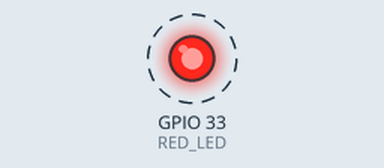
Simulated run of this sketch. Board: ESP32. Parts: output pins drawn as LEDs (lit = HIGH). Dashed ring = blinking. Storage starts empty; the camera gives no picture; what the sketch prints to the serial monitor is not drawn.

Above: at 1.8 s.
Timing chart, 0 to 4.3 s (numbered marks = the images above):
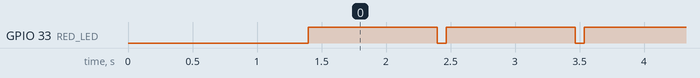

Measured:
- by itself, GPIO 33 (RED_LED): alternates HIGH for 1.0 s and LOW for 0.07 s

The sketch:

esp32-controller.ino
```cpp
#include "esp_camera.h"
#include <WiFi.h>
#include "FS.h"
#include "SD_MMC.h"
#include "soc/soc.h"
#include "soc/rtc_cntl_reg.h"
#include "driver/rtc_io.h"

#define PWDN_GPIO_NUM  32
#define RESET_GPIO_NUM -1
#define XCLK_GPIO_NUM  0
#define SIOD_GPIO_NUM  26
#define SIOC_GPIO_NUM  27
#define FLASH_GPIO_NUM 4
#define RED_LED        33

#define Y9_GPIO_NUM    35
#define Y8_GPIO_NUM    34
#define Y7_GPIO_NUM    39
#define Y6_GPIO_NUM    36
#define Y5_GPIO_NUM    21
#define Y4_GPIO_NUM    19
#define Y3_GPIO_NUM    18
#define Y2_GPIO_NUM    5
#define VSYNC_GPIO_NUM 25
#define HREF_GPIO_NUM  23
#define PCLK_GPIO_NUM  22

unsigned long fotoCount = 0;
String sessionFolder;

void setup() {
  WRITE_PERI_REG(RTC_CNTL_BROWN_OUT_REG, 0);
  Serial.begin(115200);
  delay(1000);

  pinMode(RED_LED, OUTPUT);
  digitalWrite(RED_LED, LOW);

  camera_config_t config = {};
  config.ledc_channel = LEDC_CHANNEL_0;
  config.ledc_timer   = LEDC_TIMER_0;
  config.pin_d0       = Y2_GPIO_NUM;
  config.pin_d1       = Y3_GPIO_NUM;
  config.pin_d2       = Y4_GPIO_NUM;
  config.pin_d3       = Y5_GPIO_NUM;
  config.pin_d4       = Y6_GPIO_NUM;
  config.pin_d5       = Y7_GPIO_NUM;
  config.pin_d6       = Y8_GPIO_NUM;
  config.pin_d7       = Y9_GPIO_NUM;
  config.pin_xclk     = XCLK_GPIO_NUM;
  config.pin_pclk     = PCLK_GPIO_NUM;
  config.pin_vsync    = VSYNC_GPIO_NUM;
  config.pin_href     = HREF_GPIO_NUM;
  config.pin_sccb_sda = SIOD_GPIO_NUM;
  config.pin_sccb_scl = SIOC_GPIO_NUM;
  config.pin_pwdn     = PWDN_GPIO_NUM;
  config.pin_reset    = RESET_GPIO_NUM;
  config.xclk_freq_hz = 20000000;
  config.pixel_format = PIXFORMAT_JPEG;
  config.frame_size   = FRAMESIZE_SVGA;
  config.fb_location  = CAMERA_FB_IN_PSRAM;
  config.jpeg_quality = 12;
  config.fb_count     = 2;

  if (!psramFound()) {
    config.fb_count = 1;
    config.fb_location = CAMERA_FB_IN_DRAM;
  }

  if (esp_camera_init(&config) != ESP_OK) {
    Serial.println("Cam error");
    while (1) delay(1000);
  }

  if (!SD_MMC.begin("/sdcard", true)) {
    Serial.println("SD error");
    while (1) delay(1000);
  }
  initSessionFolder();

}

void loop() {
  camera_fb_t *fb = esp_camera_fb_get();
  if (!fb) {
    Serial.println("Foto error");
    delay(1000);
    return;
  }

  String filename = sessionFolder + "/" + String(fotoCount++) + ".jpg";
  File file = SD_MMC.open(filename.c_str(), FILE_WRITE);
  if (!file) {
    Serial.println("Error opening " + filename);
      delay(1000);
  } else {
    file.write(fb->buf, fb->len);
    file.close();
    Serial.println("Saved: " + filename);
    digitalWrite(RED_LED, HIGH);
    delay(1000);
    digitalWrite(RED_LED, LOW);
  }

  esp_camera_fb_return(fb);
}

void initSessionFolder() {
  uint32_t maxNum = 0;
  File root = SD_MMC.open("/");
  if (!root || !root.isDirectory()) return;
  File file;
  while ((file = root.openNextFile())) {
    if (file.isDirectory()) {
      String name = file.name();
      name.replace("/", "");
      bool allDigits = true;
      for (char c : name) if (!isDigit(c)) allDigits = false;
      if (allDigits) {
        uint32_t n = name.toInt();
        if (n >= maxNum) maxNum = n + 1;
      }
    }
    file.close();
  }
  sessionFolder = "/" + String(maxNum);
  if (SD_MMC.mkdir(sessionFolder.c_str())) {
    Serial.printf("Created folder: %s\n", sessionFolder.c_str());
  } else {
    Serial.printf("Error creating folder: %s\n", sessionFolder.c_str());
  }
}
```
